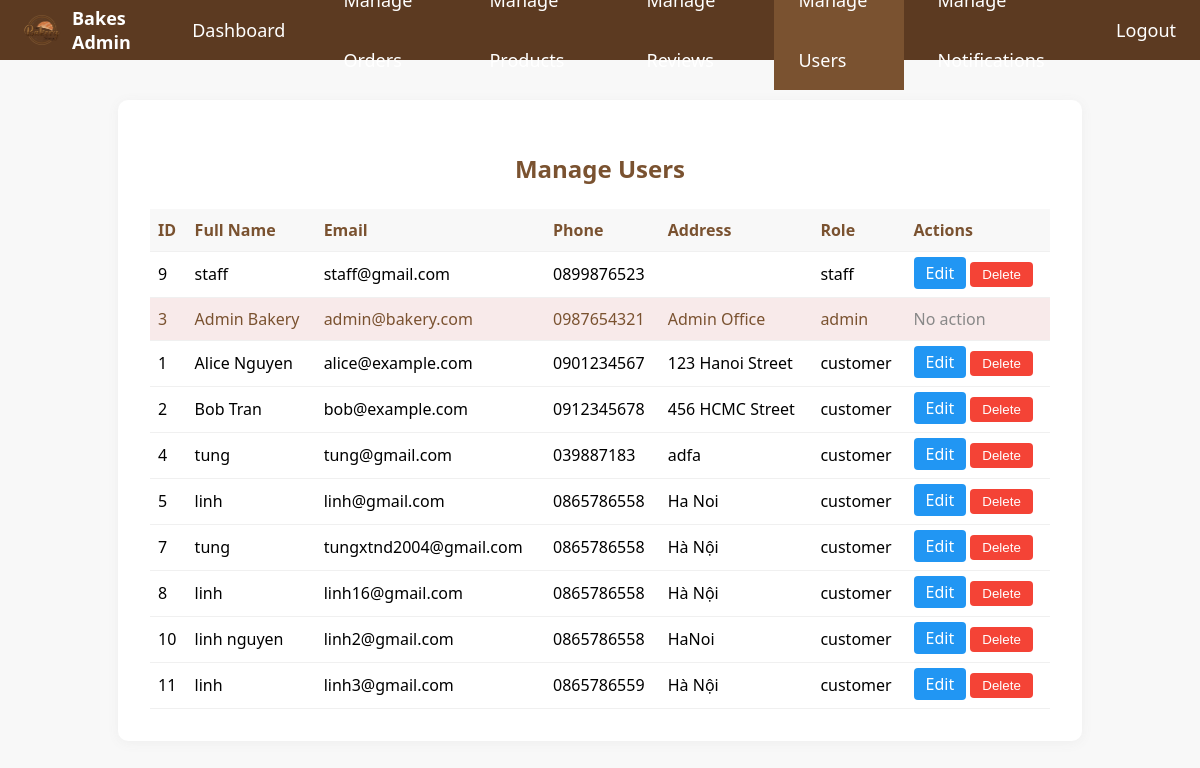
/views/admin/mana_users.php (signed in), run on the app's committed database.
### tables this page shows
CREATE TABLE IF NOT EXISTS `users` (
  `id` int NOT NULL AUTO_INCREMENT,
  `full_name` varchar(100) NOT NULL,
  `email` varchar(100) NOT NULL,
  `password` varchar(255) NOT NULL,
  `phone` varchar(20) DEFAULT NULL,
  `address` text,
  `role` enum('customer','admin','staff') NOT NULL DEFAULT 'customer',
  PRIMARY KEY (`id`),
  UNIQUE KEY `email` (`email`)
);

### views/admin/mana_users.php (the view, shortened to what this page needs)
<?php
include '../../connectdb.php';
$result = $conn->query("SELECT id, full_name, email, phone, address, role FROM users ORDER BY role DESC, id ASC");
$users = [];
while ($row = $result->fetch_assoc()) {
    $users[] = $row;
}
?>
<!DOCTYPE html>
<html lang="en">
<head>
</head>
<body>
    <nav class="admin-navbar">
        <div class="brand">
            <img src="/assets/img/logo.png" alt="Bakes Logo">
            <span>Bakes <strong>Admin</strong></span>
        </div>
        <a href="dashboard.php">Dashboard</a>
        <a href="mana_orders.php">Manage Orders</a>
        <a href="mana_products.php">Manage Products</a>
        <a href="mana_reviews.php">Manage Reviews</a>
        <a href="mana_users.php" class="active">Manage Users</a>
        <a href="mana_noti.php">Manage Notifications</a>
        <a href="/views/auth/logout.php" style="margin-left:auto;" onclick="return confirm('Are you sure you want to logout?');">Logout</a>
    </nav>
    <div class="container">
        <h2>Manage Users</h2>
        <table>
            <tr>
                <th>ID</th>
                <th>Full Name</th>
                <th>Email</th>
                <th>Phone</th>
                <th>Address</th>
                <th>Role</th>
                <th>Actions</th>
            </tr>
            <?php foreach ($users as $user): ?>
            <tr class="<?php if ($user['role'] === 'admin') echo 'admin-row'; ?>">
                <td><?php echo $user['id']; ?></td>
                <td>
                    <?php if (isset($_GET['edit']) && $_GET['edit'] == $user['id'] && $user['role'] !== 'admin'): ?>
                        <form method="post" class="edit-form">
                            <input type="hidden" name="edit_id" value="<?php echo $user['id']; ?>">
                            <input type="text" name="full_name" value="<?php echo htmlspecialchars($user['full_name']); ?>" required>
                    <?php else: ?>
                        <?php echo htmlspecialchars($user['full_name']); ?>
                    <?php endif; ?>
                </td>
                <td>
                    <?php if (isset($_GET['edit']) && $_GET['edit'] == $user['id'] && $user['role'] !== 'admin'): ?>
                            <input type="email" name="email" value="<?php echo htmlspecialchars($user['email']); ?>" required>
                    <?php else: ?>
                        <?php echo htmlspecialchars($user['email']); ?>
                    <?php endif; ?>
                </td>
                <td>
                    <?php if (isset($_GET['edit']) && $_GET['edit'] == $user['id'] && $user['role'] !== 'admin'): ?>
                            <input type="text" name="phone" value="<?php echo htmlspecialchars($user['phone']); ?>">
                    <?php else: ?>
                        <?php echo htmlspecialchars($user['phone']); ?>
                    <?php endif; ?>
                </td>
                <td>
                    <?php if (isset($_GET['edit']) && $_GET['edit'] == $user['id'] && $user['role'] !== 'admin'): ?>
                            <input type="text" name="address" value="<?php echo htmlspecialchars($user['address']); ?>">
                    <?php else: ?>
                        <?php echo htmlspecialchars($user['address']); ?>
                    <?php endif; ?>
                </td>
                <td><?php echo htmlspecialchars($user['role']); ?></td>
                <td>
                    <?php if ($user['role'] !== 'admin'): ?>
                        <?php if (isset($_GET['edit']) && $_GET['edit'] == $user['id']): ?>
                            <button type="submit" class="action-btn">Save</button>
                        </form>
                        <a href="mana_users.php" class="action-btn" style="background:#888;">Cancel</a>
                        <?php else: ?>
                        <a href="mana_users.php?edit=<?php echo $user['id']; ?>" class="action-btn">Edit</a>
                        <form method="post" style="display:inline;">
                            <button type="submit" class="action-btn" onclick="return confirm('Delete this user?');" style="background:#f44336;">Delete</button>
                        </form>
                        <?php endif; ?>
                    <?php else: ?>
                        <span style="color:#888;">No action</span>
                    <?php endif; ?>
                </td>
            </tr>
            <?php endforeach; ?>
        </table>
    </div>
</body>
</html>

### views/admin/mana_users.php (style rules this page uses)
.admin-navbar { background: #5C3A21; padding: 0; margin: 0; display: flex; align-items: center; height: 60px; gap: 10px; }
.admin-navbar .brand { display: flex; align-items: center; gap: 10px; padding: 0 24px; font-size: 18px; font-weight: bold; color: #fff; }
.admin-navbar .brand img { width: 38px; height: 38px; object-fit: contain; display: block; }
.admin-navbar a { color: #fff; text-decoration: none; padding: 0 24px; font-size: 18px; line-height: 60px; display: block; transition: background 0.2s; }
.admin-navbar a:hover, .admin-navbar a.active { background: #7A5230; }
body { background: #f8f8f8; font-family: 'Segoe UI', Arial, sans-serif; margin: 0; padding: 0; }
.container { max-width: 900px; margin: 40px auto; background: #fff; border-radius: 10px; box-shadow: 0 2px 12px #eee; padding: 32px; }
h2 { color: #7A5230; text-align: center; }
table { width: 100%; border-collapse: collapse; margin-top: 24px; }
th, td { padding: 10px 8px; border-bottom: 1px solid #f0f0f0; text-align: left; }
th { background: #f8f8f8; color: #7A5230; }
.admin-row { background: #f8eaea; color: #7A5230; }
.action-btn { background: #2196F3; color: #fff; border: none; border-radius: 4px; padding: 5px 12px; cursor: pointer; text-decoration: none; }

### data on the page
users: id "9", full_name "staff", email "staff@gmail.com", phone "0899876523", role "staff"
users: id "3", full_name "Admin Bakery", email "admin@bakery.com", phone "0987654321", address "Admin Office", role "admin", shows "No action"
users: id "1", full_name "Alice Nguyen", email "alice@example.com", phone "0901234567", address "123 Hanoi Street", role "customer"
users: id "2", full_name "Bob Tran", email "bob@example.com", phone "0912345678", address "456 HCMC Street", role "customer"
users: id "4", full_name "tung", email "tung@gmail.com", phone "039887183", address "adfa", role "customer"
users: id "5", full_name "linh", email "linh@gmail.com", phone "0865786558", address "Ha Noi", role "customer"
users: id "7", full_name "tung", email "tungxtnd2004@gmail.com", phone "0865786558", address "Hà Nội", role "customer"
users: id "8", full_name "linh", email "linh16@gmail.com", phone "0865786558", address "Hà Nội", role "customer"
users: id "10", full_name "linh nguyen", email "linh2@gmail.com", phone "0865786558", address "HaNoi", role "customer"
users: id "11", full_name "linh", email "linh3@gmail.com", phone "0865786559", address "Hà Nội", role "customer"
